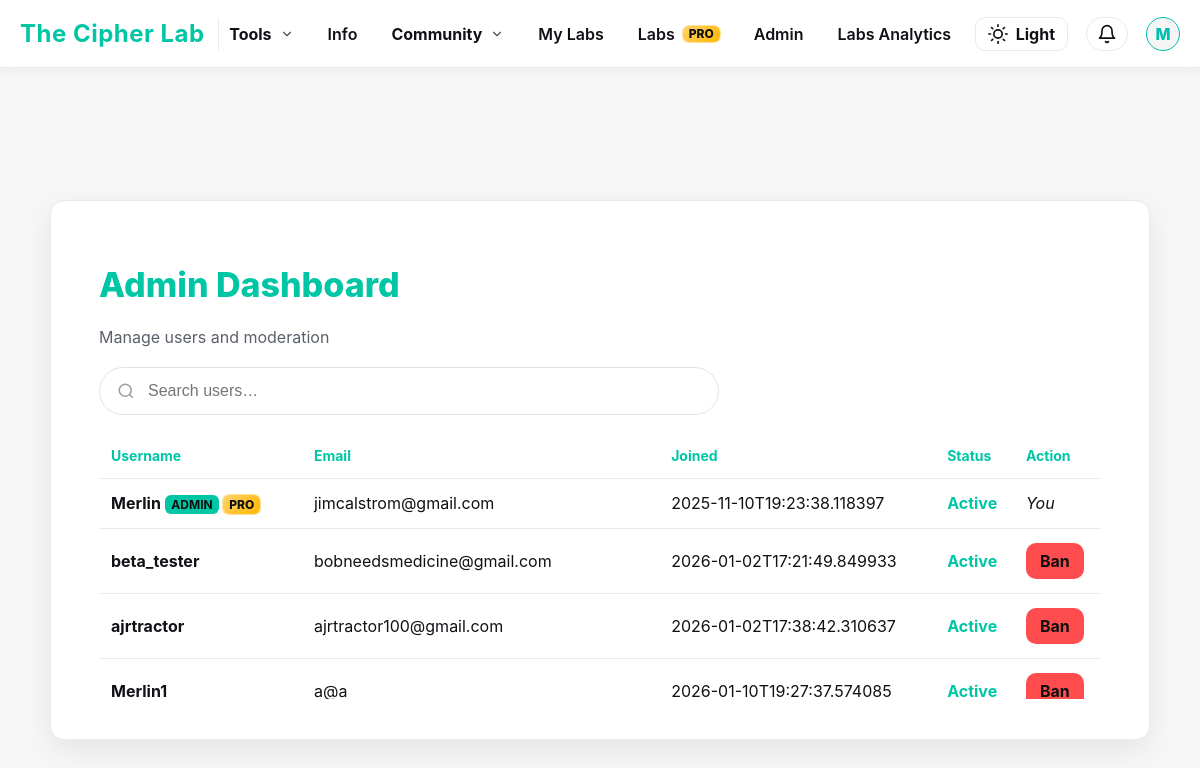
The page /admin (signed in) on the database its author committed.
### tables this page shows
CREATE TABLE users (
    id INTEGER PRIMARY KEY AUTOINCREMENT,
    username TEXT UNIQUE NOT NULL,
    email TEXT UNIQUE NOT NULL,
    password_hash TEXT NOT NULL,
    is_admin INTEGER NOT NULL DEFAULT 0,
    created_at TEXT NOT NULL,
    banned INTEGER DEFAULT 0
, has_posted INTEGER NOT NULL DEFAULT 0, labs_info_seen INTEGER NOT NULL DEFAULT 0, is_pro INTEGER DEFAULT 0, stripe_customer_id TEXT, pro_since TEXT, stripe_subscription_id TEXT, pro_until TEXT, pro_current_period_end TEXT, pro_cancel_at_period_end INTEGER NOT NULL DEFAULT 0, labs_tour_seen INTEGER NOT NULL DEFAULT 0, google_sub TEXT, avatar_url TEXT, auth_provider TEXT NOT NULL DEFAULT 'local', needs_password INTEGER NOT NULL DEFAULT 0, needs_username INTEGER NOT NULL DEFAULT 0);

### app.py (the view)
@app.route("/admin")
@admin_required
def admin_dashboard():
    user = current_user()
    if not user or not is_admin(user):
        return redirect(url_for("home"))  # use "home" route
    conn = get_db()
    cur = conn.execute("""
        SELECT id, username, email, is_admin, banned, created_at, has_posted, is_pro
        FROM users
        ORDER BY id ASC
    """)
    users = [dict(row) for row in cur.fetchall()]
    conn.close()
    return render_template("admin.html", user=user, users=users)

### app.py (called while the page is built)
@app.after_request
def add_security_headers(resp):
    resp.headers["X-Content-Type-Options"] = "nosniff"
    resp.headers["X-Frame-Options"] = "DENY"
    resp.headers["Referrer-Policy"] = "strict-origin-when-cross-origin"
    resp.headers["Content-Security-Policy"] = (
        "default-src 'self'; "
        "img-src 'self' data: https://api.producthunt.com https://ph-files.imgix.net https://www.producthunt.com; "
        "script-src 'self' 'unsafe-inline' https://www.producthunt.com; "
        "style-src 'self' 'unsafe-inline'; "
        "frame-src https://www.producthunt.com;"
    )
    return resp

def admin_required(fn):
    @wraps(fn)
    def wrapper(*args, **kwargs):
        user = current_user()
        if not user:
            return redirect(url_for("login"))
        if not user.get("is_admin"):
            abort(403)
        return fn(*args, **kwargs)
    return wrapper

def is_admin(user):
    if not user:
        return False
    return (user.get("is_admin") == 1) or (user.get("email", "").lower() == ADMIN_EMAIL.lower())

@app.before_request
def clear_flash_on_login():
    if request.endpoint == "login" and request.method == "GET":
        if "_flashes" not in session:
            session.pop("_flashes", None)

@app.context_processor
def inject_now_year():
    return {"now_year": datetime.utcnow().year}

@app.context_processor
def inject_user_setup_flags():
    u = current_user()
    if not u:
        return {}
    try:
        conn = get_db()
        row = conn.execute(
            "SELECT needs_password, needs_username FROM users WHERE id=?",
            (u["id"],)
        ).fetchone()
        conn.close()
    except Exception:
        return {}
    needs_password = 0
    needs_username = 0
    try:
        if row:
            needs_password = int(row["needs_password"] or 0)
            needs_username = int(row["needs_username"] or 0)
    except Exception:
        needs_password = 0
        needs_username = 0
    return {
        "needs_password": needs_password,
        "needs_username": needs_username,
        "setup_needed_global": bool(needs_password or needs_username),
    }

### helpers.py (called while the page is built)
def get_db():
    conn = sqlite3.connect(DB_PATH)
    conn.row_factory = sqlite3.Row
    return conn

### templates/admin.html (shortened to what this page needs)
<!DOCTYPE html>
<html lang="en">
<!DOCTYPE html>
<html lang="en">
<head>
  <link rel="stylesheet" href="{{ url_for('static', filename='style.css') }}">
</head>
<body>
{% include 'base_nav.html' %}
<div class="admin-container">
  <h1 class="admin-title">Admin Dashboard</h1>
  <p class="admin-subtitle">Manage users and moderation</p>
  <div class="admin-search">
    <input id="admin-search" placeholder="Search users…" />
  </div>
  <div class="admin-table-wrap">
    <table class="admin-table" id="user-table">
      <thead>
        <tr>
          <th>Username</th><th>Email</th><th>Joined</th><th>Status</th><th>Action</th>
        </tr>
      </thead>
      <tbody>
        {% for u in users %}
        <tr data-username="{{ u.username|lower }}" data-email="{{ (u.email or '')|lower }}" id="user-{{ u.username }}">
          <td><strong>{{ u.username }}</strong> {% if u.is_admin %}<span class="admin-badge">Admin</span>{% endif %}
            {% if u.is_pro %}
  <span class="pro-badge">PRO</span>
{% endif %}</td>
          <td>{{ u.email }}</td>
          <td>{{ u.created_at }}</td>
          <td class="status">
            {% if u.banned %}
              <span class="tag-banned">Banned</span>
            {% else %}
              <span class="tag-active">Active</span>
            {% endif %}
          </td>
          <td>
            {% if u.username == user.username %}
              <em>You</em>
            {% elif u.is_admin %}
              <em>Admin</em>
            {% else %}
              {% if u.banned %}
                <button class="ban-btn unban" data-user="{{ u.username }}" data-banned="1">Unban</button>
              {% else %}
                <button class="ban-btn ban" data-user="{{ u.username }}" data-banned="0">Ban</button>
              {% endif %}
            {% endif %}
          </td>
        </tr>
        {% endfor %}
      </tbody>
    </table>
  </div>
</div>
</body>
</html>

### templates/base_nav.html (shortened to what this page needs)
<nav class="navbar">
  {% set setup_needed = setup_needed_global|default(false) %}
  <div class="nav-left">
    <a href="{{ url_for('index') }}" class="nav-logo">The Cipher Lab</a>
  </div>
  <ul class="nav-items" id="nav-menu">
    <li class="nav-dd" data-dd="tools">
      <button class="nav-dd-trigger" type="button" aria-expanded="false">
        Tools
        <span class="nav-dd-caret" aria-hidden="true">
          <svg viewBox="0 0 24 24" fill="none" stroke="currentColor" stroke-width="2"
               stroke-linecap="round" stroke-linejoin="round">
            <polyline points="6 9 12 15 18 9"></polyline>
          </svg>
        </span>
      </button>
    </li>
    <li class="d-only"><a class="nav-link" href="{{ url_for('info_page') }}">Info</a></li>
    <li class="nav-dd" data-dd="community">
      <button class="nav-dd-trigger" type="button" aria-expanded="false">
        Community
        <span class="nav-dd-caret" aria-hidden="true">
          <svg viewBox="0 0 24 24" fill="none" stroke="currentColor" stroke-width="2"
               stroke-linecap="round" stroke-linejoin="round">
            <polyline points="6 9 12 15 18 9"></polyline>
          </svg>
        </span>
      </button>
    </li>
    <li class="d-only"><a class="nav-link" href="{{ url_for('workspace_list') }}">My Labs</a></li>
    <li class="d-only">
      <a class="nav-link" href="{{ url_for('labs_pro_page') }}">
        Labs <span class="pro-badge">PRO</span>
      </a>
    </li>
    {% if user and user.is_admin %}
      <li class="d-only"><a class="nav-link" href="{{ url_for('admin_dashboard') }}">Admin</a></li>
      <li class="d-only"><a class="nav-link" href="{{ url_for('admin_labs_analytics') }}">Labs Analytics</a></li>
    {% endif %}
  </ul>
  <div class="nav-right">
    <button id="theme-toggle" aria-label="Toggle theme" title="Toggle theme">
      <svg id="theme-icon" xmlns="http://www.w3.org/2000/svg" width="20" height="20"
           viewBox="0 0 24 24" fill="none" stroke="currentColor"
           stroke-width="2" stroke-linecap="round" stroke-linejoin="round"></svg>
      <span id="theme-toggle-text">Dark</span>
    </button>
    {% if user %}
      <div class="notif-wrapper">
        <button id="notif-btn" class="notif-btn" aria-label="Notifications" title="Notifications">
          <svg id="notif-icon" xmlns="http://www.w3.org/2000/svg" width="20" height="20"
               viewBox="0 0 24 24" fill="none" stroke="currentColor"
               stroke-width="2" stroke-linecap="round" stroke-linejoin="round">
            <path d="M18 8a6 6 0 0 0-12 0c0 7-3 9-3 9h18s-3-2-3-9"></path>
            <path d="M13.73 21a2 2 0 0 1-3.46 0"></path>
          </svg>
        </button>
      </div>
      <div class="profile-dropdown" id="profile-dd">
        <button class="profile-btn" id="profile-btn" aria-label="Profile menu" aria-expanded="false">
          <div class="avatar{% if setup_needed %} setup-pulse{% endif %}">{{ user['username'][0].upper() }}</div>
        </button>
      </div>
    {% endif %}
  </div>
</nav>

### static/style.css (style rules this page uses)
:root { --bg: #121212; --panel: #1a1a1a; --panel-2: #202020; --elev-shadow: 0 10px 30px rgba(0, 0, 0, 0.55); --line: #252525; --line-2: #2b2b2b; --text: #f2f2f2; --text-dim: #d9d9d9; --muted: #b8b8b8; --muted-2: #9a9a9a; --accent: #00c6a5; --accent-strong: #00d4b3; --accent-soft: rgba(0, 198, 165, 0.18); --accent-soft-2: rgba(0, 198, 165, 0.28); --input-bg: #232323; --input-border: #343434; --input-hover: #262626; --input-focus: #1d1d1d; --warning: #ffdd00; --danger: #ff6b6b; --radius-lg: 16px; --radius-md: 10px; --radius-sm: 6px; --transition: 0.18s ease; }
* { box-sizing: border-box; }
html { scroll-behavior: smooth; }
body { font-family: 'Inter', 'Segoe UI', Tahoma, Geneva, Verdana, sans-serif; background-color: var(--bg); color: var(--text); margin: 0; padding: 0; min-height: 100vh; display: flex; justify-content: center; align-items: flex-start; }
.navbar { position: fixed; top: 0; left: 0; width: 100%; height: 65px; background-color: var(--panel-2); display: flex; align-items: center; justify-content: space-between; padding: 0 24px; box-shadow: 0 2px 12px rgba(0,0,0,0.45); border-bottom: 1px solid var(--line); z-index: 1000; }
.nav-left { display: flex; align-items: center; gap: 12px; }
.nav-logo { color: var(--accent); font-weight: 700; font-size: 22px; letter-spacing: 0.5px; white-space: nowrap; }
.nav-items { list-style: none; display: flex; align-items: center; gap: 28px; margin: 0; padding: 0; }
.nav-items li a { color: var(--text); text-decoration: none; font-weight: 600; transition: color 0.2s; }
.nav-theme button, #theme-toggle { display: inline-flex; align-items: center; gap: 6px; padding: 8px 12px; border: 1px solid var(--line); border-radius: 8px; background: transparent; color: var(--text); cursor: pointer; transition: background 0.2s, border-color 0.2s, color 0.2s; }
button { padding: 14px 16px; border: 1px solid var(--accent); border-radius: var(--radius-sm); background-color: var(--accent); color: #0f0f0f; font-weight: 650; font-size: 16px; cursor: pointer; transition: background-color 0.15s ease, box-shadow var(--transition), border-color var(--transition), transform 0.06s ease; font-family: inherit; }
:root[data-theme="light"] { --bg: #f7f7f8; --panel: #ffffff; --panel-2: #fbfbfc; --elev-shadow: 0 10px 30px rgba(0, 0, 0, 0.08); --line: #e9e9ef; --line-2: #e2e2e8; --text: #0f1115; --text-dim: #20232a; --muted: #5a5f6a; --muted-2: #7a7f8a; --accent: #00c6a5; --accent-strong: #00b69a; --accent-soft: rgba(0, 198, 165, 0.18); --accent-soft-2: rgba(0, 198, 165, 0.25); --input-bg: #fcfcfd; --input-border: #dfe3ea; --input-hover: #f6f7f9; --input-focus: #ffffff; }
:root[data-theme="light"] .navbar { background-color: #ffffff; box-shadow: 0 2px 12px rgba(0,0,0,0.06); border-bottom: 1px solid var(--line); }
:root[data-theme="light"] .nav-items { background-color: #ffffff; border-left: 1px solid var(--line); }
* { scrollbar-width: thin; scrollbar-color: color-mix(in oklab, var(--accent) 45%, #0f0f0f) var(--bg); }
.admin-badge { background: var(--accent); color: #0f0f0f; font-size: 0.75rem; padding: 2px 6px; border-radius: 6px; font-weight: 700; text-transform: uppercase; }
.pro-badge { background: linear-gradient(135deg, #ffd36a, #ffb703); color: #0f0f0f; font-size: 0.75rem; padding: 2px 6px; border-radius: 6px; font-weight: 800; text-transform: uppercase; box-shadow: 0 0 0 1px rgba(255,183,3,0.4); position: relative; overflow: hidden; isolation: isolate; display: inline-flex; align-items: center; gap: 6px; }
.pro-badge::after { content: ""; position: absolute; inset: -40% -60%; background: linear-gradient( 120deg, rgba(255,255,255,0) 40%, rgba(255,255,255,0.65) 50%, rgba(255,255,255,0) 60% ); transform: translateX(-120%) rotate(8deg); animation: proShine 2.8s ease-in-out infinite; pointer-events: none; z-index: 0; }
html, body { height: 100%; }
body { display: flex; flex-direction: column; justify-content: flex-start; align-items: stretch; min-height: 100vh; }

### rows shown on the page
users: username "M", username "Merlin", is_admin "ADMIN", is_pro "PRO", email "jimcalstrom@gmail.com", created_at "2025-11-10T19:23:38.118397", banned "Active", shows "You"
users: username "beta_tester", email "bobneedsmedicine@gmail.com", created_at "2026-01-02T17:21:49.849933", banned "Active"
users: username "ajrtractor", email "ajrtractor100@gmail.com", created_at "2026-01-02T17:38:42.310637", banned "Active"
users: username "Merlin1", email "a@a", created_at "2026-01-10T19:27:37.574085", banned "Active"
